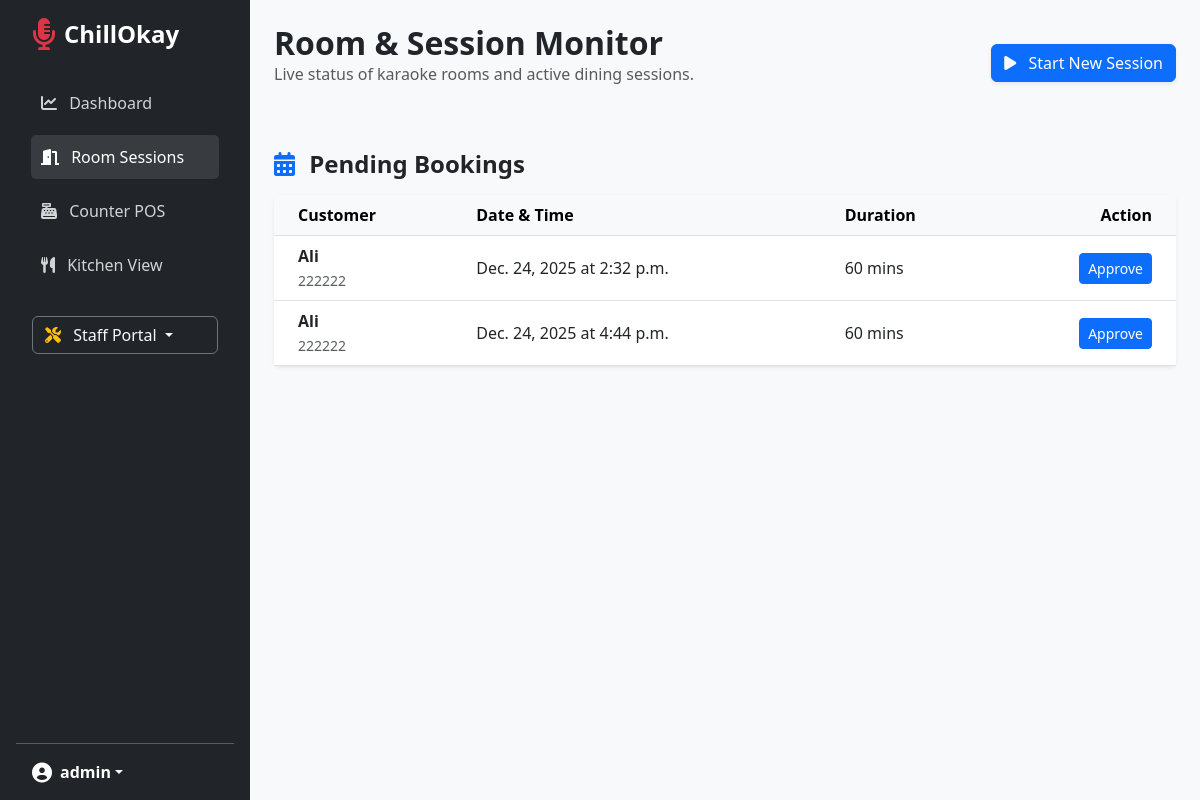
Page /karaoke/rooms/ (signed in) on the committed database.
### karaoke/models.py (models this page shows, shortened)
class BookingRequest(models.Model):
    STATUS_CHOICES = [
        ('Pending', 'Pending'),
        ('Approved', 'Approved'),
        ('Cancelled', 'Cancelled')
    ]
    outlet = models.ForeignKey(Outlet, on_delete=models.CASCADE, related_name='booking_requests', null=True)
    customer_name = models.CharField(max_length=200)
    phone_number = models.CharField(max_length=20, blank=True)
    requested_date = models.DateField()
    requested_time = models.TimeField()
    duration_minutes = models.IntegerField(default=60)
    status = models.CharField(max_length=20, choices=STATUS_CHOICES, default='Pending')
    created_at = models.DateTimeField(auto_now_add=True)

### karaoke/views.py (the view, shortened to what this page needs)
# urls.py: path('rooms/', views.karaoke_list, name='karaoke_list'),
@login_required
def karaoke_list(request):
    outlet = get_user_outlet(request.user)
    active_sessions = RoomSession.objects.filter(outlet=outlet, status__in=['Booked', 'Active', 'Paused'])
    bookings = BookingRequest.objects.filter(status='Pending').order_by('requested_date')
    actual_rooms = Room.objects.filter(outlet=outlet)
    rooms = []
    return render(request, 'karaoke/rooms.html', {'rooms': rooms, 'bookings': bookings})

### karaoke/views.py (called while the page is built)
def get_user_outlet(user):
    try:
        return user.employee.outlet
    except:
        return Outlet.objects.first()

### karaoke/templates/karaoke/rooms.html (shortened to what this page needs)
{% extends 'base.html' %}
{% block content %}
<div class="container-fluid p-4">
    <div class="d-flex justify-content-between align-items-center mb-4">
        <div>
            <h2 class="fw-bold mb-0">Room & Session Monitor</h2>
            <p class="text-muted">Live status of karaoke rooms and active dining sessions.</p>
        </div>
        <button class="btn btn-primary shadow-sm" data-bs-toggle="modal" data-bs-target="#startSessionModal">
            <i class="fas fa-play me-2"></i> Start New Session
        </button>
    </div>
    <div class="mt-5">
        <h4 class="fw-bold mb-3"><i class="fas fa-calendar-alt me-2 text-primary"></i> Pending Bookings</h4>
        <div class="card border-0 shadow-sm">
            <div class="table-responsive">
                <table class="table align-middle mb-0">
                    <thead class="table-light">
                        <tr>
                            <th class="ps-4">Customer</th>
                            <th>Date & Time</th>
                            <th>Duration</th>
                            <th class="text-end pe-4">Action</th>
                        </tr>
                    </thead>
                    <tbody>
                        {% for booking in bookings %}
                        <tr>
                            <td class="ps-4">
                                <span class="fw-bold">{{ booking.customer_name }}</span><br>
                                <small class="text-muted">{{ booking.phone_number }}</small>
                            </td>
                            <td>{{ booking.requested_date }} at {{ booking.requested_time }}</td>
                            <td>{{ booking.duration_minutes }} mins</td>
                            <td class="text-end pe-4">
                                <button class="btn btn-sm btn-primary">Approve</button>
                            </td>
                        </tr>
                        {% empty %}
                        <tr>
                            <td colspan="4" class="text-center py-4 text-muted">No pending requests.</td>
                        </tr>
                        {% endfor %}
                    </tbody>
                </table>
            </div>
        </div>
    </div>
</div>
{% endblock %}

### core/templates/base.html (shortened to what this page needs)
<!DOCTYPE html>
<html lang="en">
<head>
    <link href="https://cdn.jsdelivr.net/npm/bootstrap@5.3.0/dist/css/bootstrap.min.css" rel="stylesheet">
    <link rel="stylesheet" href="https://cdnjs.cloudflare.com/ajax/libs/font-awesome/6.0.0/all.min.css">
</head>
<body class="d-flex">
    <nav class="sidebar d-flex flex-column p-3">
        <a href="{% url 'dashboard' %}" class="d-flex align-items-center mb-4 me-md-auto text-white text-decoration-none px-3">
            <i class="fas fa-microphone-alt fa-2x me-2 text-danger"></i>
            <span class="fs-4 fw-bold">ChillOkay</span>
        </a>
        <ul class="nav nav-pills flex-column mb-auto">
            <li class="nav-item">
                <a href="{% url 'dashboard' %}" class="nav-link {% if request.resolver_match.url_name == 'dashboard' %}active{% endif %}">
                    <i class="fas fa-chart-line me-2"></i> Dashboard
                </a>
            </li>
            <li>
                <a href="{% url 'karaoke_list' %}" class="nav-link {% if request.resolver_match.url_name == 'karaoke_list' %}active{% endif %}">
                    <i class="fas fa-door-open me-2"></i> Room Sessions
                </a>
            </li>
            <li>
                <a href="{% url 'record_sale' %}" class="nav-link {% if request.resolver_match.url_name == 'record_sale' %}active{% endif %}">
                    <i class="fas fa-cash-register me-2"></i> Counter POS
                </a>
            </li>
            <li>
                <a href="{% url 'kitchen_view' %}" class="nav-link {% if request.resolver_match.url_name == 'kitchen_view' %}active{% endif %}">
                    <i class="fas fa-utensils me-2"></i> Kitchen View
                </a>
            </li>
            <li class="nav-item dropdown mt-4 px-3">
                <a class="btn btn-outline-light dropdown-toggle w-100 text-start border-secondary" href="#" role="button" data-bs-toggle="dropdown">
                    <i class="fas fa-tools me-2 text-warning"></i> Staff Portal
                </a>
            </li>
        </ul>
        <hr>
        <div class="dropdown px-3">
            <a href="#" class="d-flex align-items-center text-white text-decoration-none dropdown-toggle" data-bs-toggle="dropdown">
                <i class="fas fa-user-circle fa-lg me-2"></i>
                <strong>{{ request.user.username }}</strong>
            </a>
        </div>
    </nav>
    <main class="main-content">
        {% block content %}{% endblock %}
    </main>
</body>
</html>

### core/templates/base.html (style rules this page uses)
body { background-color: #f8f9fa; }
.sidebar { min-width: 250px; max-width: 250px; min-height: 100vh; background: #212529; color: white; transition: all 0.3s; }
.sidebar .nav-link { color: rgba(255,255,255,0.8); border-radius: 5px; margin: 5px 15px; padding: 10px; }
.sidebar .nav-link:hover, .sidebar .nav-link.active { background: rgba(255,255,255,0.1); color: white; }
.main-content { width: 100%; }

### rows in the picture
BookingRequest: customer_name "Ali", phone_number "222222", requested_date "Dec. 24, 2025", requested_time "2:32 p.m.", duration_minutes "60"
BookingRequest: customer_name "Ali", phone_number "222222", requested_date "Dec. 24, 2025", requested_time "4:44 p.m.", duration_minutes "60"

### other values in the picture
{{ request.user.username }} "admin"
